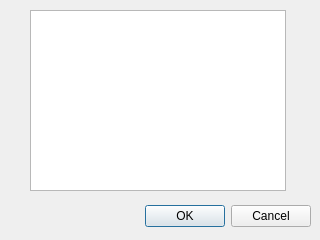
<?xml version="1.0" encoding="UTF-8"?>
<ui version="4.0">
 <class>PrtSelectDialog</class>
 <widget class="QDialog" name="PrtSelectDialog">
  <property name="geometry">
   <rect>
    <x>0</x>
    <y>0</y>
    <width>320</width>
    <height>240</height>
   </rect>
  </property>
  <property name="windowTitle">
   <string>Dialog</string>
  </property>
  <widget class="QDialogButtonBox" name="buttonBox">
   <property name="geometry">
    <rect>
     <x>10</x>
     <y>200</y>
     <width>301</width>
     <height>32</height>
    </rect>
   </property>
   <property name="orientation">
    <enum>Qt::Horizontal</enum>
   </property>
   <property name="standardButtons">
    <set>QDialogButtonBox::Cancel|QDialogButtonBox::Ok</set>
   </property>
  </widget>
  <widget class="QListWidget" name="listWidget">
   <property name="geometry">
    <rect>
     <x>30</x>
     <y>10</y>
     <width>256</width>
     <height>181</height>
    </rect>
   </property>
  </widget>
 </widget>
 <resources/>
 <connections>
  <connection>
   <sender>buttonBox</sender>
   <signal>accepted()</signal>
   <receiver>PrtSelectDialog</receiver>
   <slot>accept()</slot>
   <hints>
    <hint type="sourcelabel">
     <x>248</x>
     <y>254</y>
    </hint>
    <hint type="destinationlabel">
     <x>157</x>
     <y>274</y>
    </hint>
   </hints>
  </connection>
  <connection>
   <sender>buttonBox</sender>
   <signal>rejected()</signal>
   <receiver>PrtSelectDialog</receiver>
   <slot>reject()</slot>
   <hints>
    <hint type="sourcelabel">
     <x>316</x>
     <y>260</y>
    </hint>
    <hint type="destinationlabel">
     <x>286</x>
     <y>274</y>
    </hint>
   </hints>
  </connection>
 </connections>
</ui>
